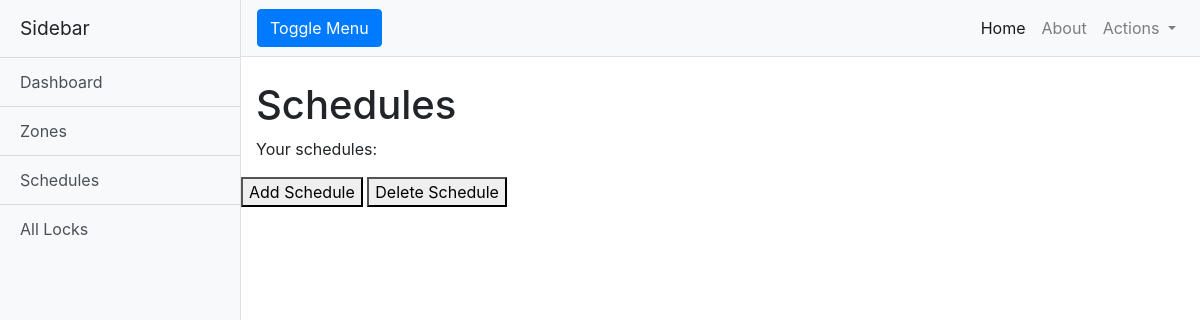
The page /schedules on the database as committed earlier.
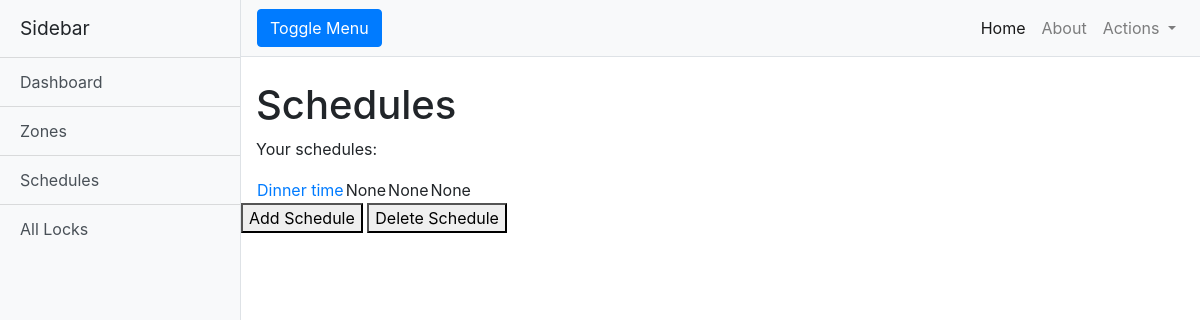
The same page on the database as committed later.
### dbschema.py (models this page shows)
class Schedule(db.Model):
    id = db.Column(db.Integer, primary_key=True)
    schedule_name = db.Column(db.String(20))
    date = db.Column(db.String(20))
    time = db.Column(db.String(20))
    zone_id= db.Column(db.Integer, db.ForeignKey('zone.id'))

### webapp/webapprun.py (the view)
@app.route('/schedules')
def schedules():
	schedules = Schedule.query.all()
	return render_template("schedules.html", title = 'All Schedules', schedules = schedules)

### webapp/templates/schedules.html (shortened to what this page needs)
<!DOCTYPE html>
<html lang="en">
<head>
  <link href="../static/vendor/bootstrap/css/bootstrap.min.css" rel="stylesheet">
  <link href="../static/css/simple-sidebar.css" rel="stylesheet">
</head>
<body>
  <div class="d-flex" id="wrapper">
    <div class="bg-light border-right" id="sidebar-wrapper">
      <div class="sidebar-heading">Sidebar </div>
      <div class="list-group list-group-flush">
        <a href="/" class="list-group-item list-group-item-action bg-light">Dashboard</a>
        <a href="zones" class="list-group-item list-group-item-action bg-light">Zones</a>
        <a href="schedules" class="list-group-item list-group-item-action bg-light">Schedules</a>
        <a href="all_locks" class="list-group-item list-group-item-action bg-light">All Locks</a>
      </div>
    </div>
    <div id="page-content-wrapper">
      <nav class="navbar navbar-expand-lg navbar-light bg-light border-bottom">
        <button class="btn btn-primary" id="menu-toggle">Toggle Menu</button>
        <div class="collapse navbar-collapse" id="navbarSupportedContent">
          <ul class="navbar-nav ml-auto mt-2 mt-lg-0">
            <li class="nav-item active">
              <a class="nav-link" href="#">Home <span class="sr-only">(current)</span></a>
            </li>
            <li class="nav-item">
              <a class="nav-link" href="#">About</a>
            </li>
            <li class="nav-item dropdown">
              <a class="nav-link dropdown-toggle" href="#" id="navbarDropdown" role="button" data-toggle="dropdown" aria-haspopup="true" aria-expanded="false">
                Actions
              </a>
            </li>
          </ul>
        </div>
      </nav>
      <div class="container-fluid">
        <h1 class="mt-4">Schedules</h1>
        <p>Your schedules:</p>
        <table>
          {% for schedule in schedules%}
          <tr>
            <td><a href = "schedule" class= "button"> {{schedule.schedule_name}}</a></td>
            <td>{{schedule.date}}</td>
            <td>{{schedule.time}}</td>
            <td>{{schedule.zone_id}}</td>
          </tr>
          {% endfor %}
        </table>
      </div>
      <button> Add Schedule</button> <button> Delete Schedule</button>
    </div>
  </div>
</body>
</html>

### webapp/static/css/simple-sidebar.css (style rules this page uses)
body { overflow-x: hidden; }
#sidebar-wrapper { min-height: 100vh; margin-left: -15rem; -webkit-transition: margin .25s ease-out; -moz-transition: margin .25s ease-out; -o-transition: margin .25s ease-out; transition: margin .25s ease-out; }
#sidebar-wrapper .sidebar-heading { padding: 0.875rem 1.25rem; font-size: 1.2rem; }
#sidebar-wrapper .list-group { width: 15rem; }
#page-content-wrapper { min-width: 100vw; }
@media (min-width: 768px) { #sidebar-wrapper { margin-left: 0; } }
@media (min-width: 768px) { #page-content-wrapper { min-width: 0; width: 100%; } }

Rows that differ between the two databases and show on the page:
added Schedule: schedule_name "Dinner time", date "None", time "None", zone_id "None"
